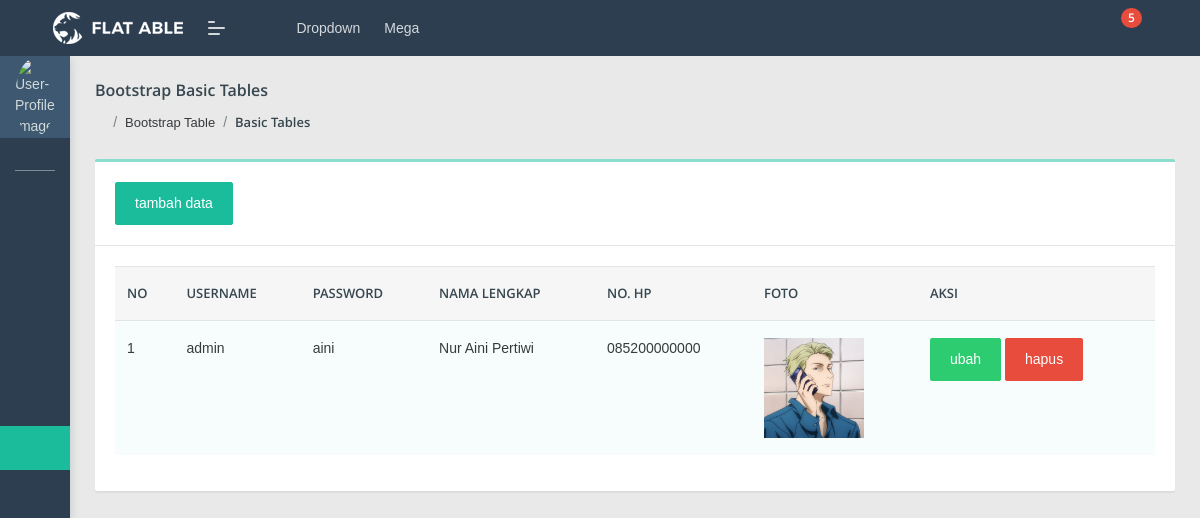
Page /admin/user/index.php on the committed database.
### tables this page shows
CREATE TABLE `user` (
  `id_user` int(11) NOT NULL,
  `username` varchar(50) NOT NULL,
  `password` varchar(255) NOT NULL,
  `nama_lengkap` varchar(50) NOT NULL,
  `no_hp` varchar(13) NOT NULL,
  `foto` varchar(255) NOT NULL
);

### admin/user/index.php (the view, shortened to what this page needs)
<?php include "../layout/header.php";
include "../layout/navbar.php";
?>
<section class="pcoded-main-container">
    <div class="pcoded-content">
        <div class="page-header">
            <div class="page-block">
                <div class="row align-items-center">
                    <div class="col-md-12">
                        <div class="page-header-title">
                            <h5 class="m-b-10">Bootstrap Basic Tables</h5>
                        </div>
                        <ul class="breadcrumb">
                            <li class="breadcrumb-item"><a href="index.html"><i class="feather icon-home"></i></a></li>
                            <li class="breadcrumb-item"><a href="#!">Bootstrap Table</a></li>
                            <li class="breadcrumb-item"><a href="#!">Basic Tables</a></li>
                        </ul>
                    </div>
                </div>
            </div>
        </div>
        <div class="row">
            <div class="col-xl-12">
                <div class="card">
                    <div class="card-header">
                        <a href="tambah.php" class="btn btn-primary">tambah data</a>
                    </div>
                    <div class="card-body table-border-style">
                        <div class="table-responsive">
                            <table class="table table-striped">
                                <thead>
                                    <tr>
                                        <th>No</th>
                                        <th>Username</th>
                                        <th>Password </th>
                                        <th>Nama Lengkap</th>
                                        <th>No. Hp</th>
                                        <th>Foto</th>
                                        <th>Aksi</th>
                                    </tr>
                                </thead>
                                <tbody>
                                    <?php
                                    $no=1;
                                    include "../koneksi.php";
                                    $user = mysqli_query($koneksi, "SELECT * FROM user ORDER BY id_user DESC");
                                    while ($item = mysqli_fetch_array($user)){
                                    ?>
                                    <tr>
                                        <td><?= $no++?></td>
                                        <td><?= $item ['username']?></td>
                                        <td><?= $item ['password']?></td>
                                        <td><?= $item ['nama_lengkap']?></td>
                                        <td><?= $item ['no_hp']?></td>
                                        <td><img src="../assets/images/user/<?=$item ['foto']?>" width="100"></td>
                                        <td><a href="ubah.php?id_user=<?php echo $item["id_user"];?>" class="btn btn-success">ubah</a>
                                            <a onclick="return confirm('yakin mau dihapus??')" href="hapus.php?id_user=<?php echo $item["id_user"];?>" class="btn btn-danger">hapus</a></td>
                                    </tr>
                                    <?php } ?>
                                </tbody>
                            </table>
                        </div>
                    </div>
                </div>
            </div>
        </div>
    </div>
</section>
</body>
</html>
<?php include "../layout/footer.php";?>

### rows in the picture
user: username "admin", password "aini", nama_lengkap "Nur Aini Pertiwi", no_hp "085200000000", foto (picture)
